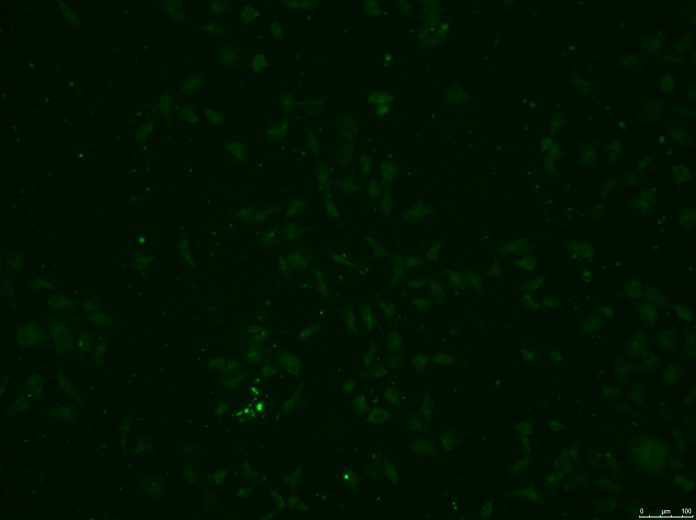
#> input picture dev/script/data/realcadas_verde_HUVEC/realcada_Experiment_HUVEC_GST_v01_ch01_rot0.070038.tif, 1392 x 1040 px (shown at 1/2 size); its folder holds only this picture in this run
$ jupyter execute --allow-errors '23-ampliação_img_predição_HUVEC_realce_16-07-25.ipynb'
#> lines starting #> are read from the running program, lines starting #| are printed output that depends on the picture
[cell 1]
import os #organizador de pasta
import numpy as np #estruturação dos dados
import matplotlib.pyplot as plt #plot gráfico
import seaborn as sns #plot gráfico
from PIL import Image #visualização de img
import pandas as pd #estruturação dos dados
from util import meus_uteis, timeProcess
import joblib #convertendo imagens em valores numéricos .gz
from util import meus_uteis, timeProcess, mask_corr_graphic, printLis

Foram criadas 3 pastas a partir das imagens originais. Uma das pastas recebeu as imagens sem marcador, outra pasta recebeu as imagens marcadas sem rótulo e a terceira pasta recebeu as imagens marcadas com os rótulos. Nesse notebook, estamos trabalhando com 40 (iniciais) imagens marcadas com os rótulos.

[cell 2]
novas_imagens = "./data/realcadas_verde_HUVEC/"
img_key = 0 #Chave da primeira imagem

lista_novas_img = [i for i in os.listdir(novas_imagens) if i.endswith('.tif')] #listando as figuras salvas no diretório
len(lista_novas_img) #quantidade de imagens
#lista_novas_img

Visualização das imagens (x): Melhor resolução 300x300

[cell 3]
#testando as imagens
resize_img = (300,300) #tamanho da imagem
image_test = novas_imagens +'/'+ lista_novas_img[img_key] #chamando a primeira imagem
img = Image.open(image_test) #abrinado a primeira imagem
#> img is the input picture: PIL image 1392x1040 RGB; mean R, G, B 0.1, 17.9, 0.1
img = img.resize(resize_img) #formatando o tamanho
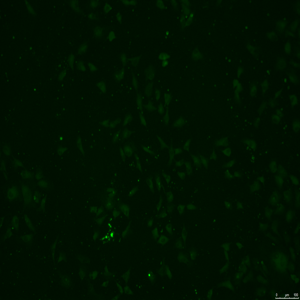
#> img: PIL image 300x300 RGB; mean R, G, B 0.1, 17.9, 0.1

#visualização da imagem
plt.figure(figsize=(10,10))
plt.imshow(img)
plt.show()

#1. Original orientation of the image.

[cell 4]
y_rotulo_imagem = [n.split('rot')[1] for n in lista_novas_img] #cortando informações da imagem
y_rotulo_imagem = [(n.split('.tif')[0]) for n in y_rotulo_imagem]
y_rotulo_imagem = y_rotulo_imagem
print(len(y_rotulo_imagem)) #verificando o numero de rótulos corresponde o numero de imagens
print(y_rotulo_imagem)

[cell 5]
#testando as imagens
resize_img = (300,300) #tamanho da imagem
image_test = novas_imagens +'/'+ lista_novas_img[img_key] #chamando a primeira imagem
img = Image.open(image_test) #abrinado a primeira imagem
img = img.resize(resize_img) #formatando o tamanho

#visualização da imagem
plt.figure(figsize=(10,10))
plt.imshow(img)
plt.show()

Formatting all images that are saved in the directory into an array

[cell 6]
lista_imagens_camp_claro = [] #lista vazia onde vai ser armazenado os dados
for file in lista_novas_img[:]:  #laço pra salvar todas as imagens
    image_test = novas_imagens +'/'+ file #qual caminho
    img = Image.open(image_test) #abrir a imagem
    img = img.resize(resize_img) #formatando em 300x300
    img = np.asarray(img)[:,:,:3] #formatando em array
    lista_imagens_camp_claro.append(img)  #adicionando cada imagem
np.asarray(lista_imagens_camp_claro).shape #verificando quantas imagens foram salvas em qual tamnho e camadas
#> Out = (1, 300, 300, 3)

#> (a cell that did not finish here is left out)

#2. Saving inverted images from left to right

label (80 - doubled) - dobrando o numero de rótulos

[cell 8]
#dobrando o numero de rótulos - mesmo que a imagem esteja invertida, ela possui mesmo rótulo
y_rotulo_soma = y_rotulo_imagem + y_rotulo_imagem
len(y_rotulo_soma)

[cell 9]
for file in lista_novas_img:
    image_test = novas_imagens +'/'+ file
    img = Image.open(image_test)
    img = img.resize(resize_img)
    img = img.transpose(Image.FLIP_LEFT_RIGHT)
    img = np.asarray(img)[:,:,:3]
    lista_imagens_camp_claro.append(img)
np.asarray(lista_imagens_camp_claro).shape
#> Out = (2, 300, 300, 3)

#3. Saving inverted images from bottom to top

y = label (120 - doubled)

[cell 10]
#dobrando o numero de rótulos - mesmo que a imagem esteja invertida, ela possui mesmo rótulo
y_rotulo_soma += y_rotulo_imagem
len(y_rotulo_soma)

[cell 11]
for file in lista_novas_img:
    image_test = novas_imagens +'/'+ file
    img = Image.open(image_test)
    img = img.resize(resize_img)
    img = img.transpose(Image.FLIP_TOP_BOTTOM)
    img = np.asarray(img)[:,:,:3]
    lista_imagens_camp_claro.append(img)
np.asarray(lista_imagens_camp_claro).shape
#> Out = (3, 300, 300, 3)

# 4. Saving the images flipped upside down.

label (160 - doubled) - dobrando o numero de rótulos

[cell 12]
y_rotulo_soma += y_rotulo_imagem
len(y_rotulo_soma)

[cell 13]
for file in lista_novas_img:
    image_test = novas_imagens +'/'+ file
    img = Image.open(image_test)
    img = img.resize(resize_img)
    img = img.transpose(Image.FLIP_TOP_BOTTOM)
    img = img.transpose(Image.FLIP_LEFT_RIGHT)
    img = np.asarray(img)[:,:,:3]
    lista_imagens_camp_claro.append(img)
np.asarray(lista_imagens_camp_claro).shape
#> Out = (4, 300, 300, 3)

Salvando em uma lista as imagens em diferentes orientações.

#> (a cell that did not finish here is left out)

#> (a cell that did not finish here is left out)

# Modificando o banco com angulação

[cell 16]
import matplotlib.pyplot as plt
import numpy as np
from scipy.ndimage import convolve

[cell 17]
# 1. Simular um lote de 124 imagens com formato (124, 300, 300, 3) e escala de 0 a 250
np.random.seed(42)
num_imagens, altura, largura, canais = 152, 300, 300, 3
lote_imagens = np.zeros((num_imagens, altura, largura, canais), dtype=np.float32)

# Preenchendo algumas formas para teste em todas as imagens do lote
lote_imagens[:, 90:210, 90:210, 0] = 50.0   # Vermelho
lote_imagens[:, 90:210, 90:210, 1] = 220.0  # Verde
lote_imagens[:, 90:210, 90:210, 2] = 80.0   # Azul
lote_imagens[:, 130:170, 30:270, 2] = 250.0  # Azul cruzado
lote_imagens.shape

[cell 18]
lote_imagens = np.asarray(lista_imagens_camp_claro)
lote_imagens.shape

[cell 19]
# 2. Funções com parâmetros ajustados para um efeito MAIS DISCRETO
def aplicar_motion_blur_discreto(img_3d, tamanho_kernel=5, direcao='diagonal'):
    # Tamanho menor (ex: 5 em vez de 15) deixa o desfoque sutil
    kernel = np.zeros((tamanho_kernel, tamanho_kernel))
    if direcao == 'horizontal':
        kernel[tamanho_kernel // 2, :] = 1
    elif direcao == 'vertical':
        kernel[:, tamanho_kernel // 2] = 1
    elif direcao == 'diagonal':
        np.fill_diagonal(kernel, 1)

    kernel /= kernel.sum()

    img_blur = np.zeros_like(img_3d)
    for c in range(img_3d.shape[2]):
        img_blur[..., c] = convolve(img_3d[..., c], kernel)
    return img_blur


def aplicar_jitter_discreto(img_3d, fator_tremor=1):
    # Fator menor (ex: 1 ou 2 em vez de 6) faz o pixel se mover bem pouco
    h, w, c = img_3d.shape
    di = np.random.randint(-fator_tremor, fator_tremor + 1, size=(h, w))
    dj = np.random.randint(-fator_tremor, fator_tremor + 1, size=(h, w))

    grid_i, grid_j = np.ogrid[:h, :w]
    novas_i = np.clip(grid_i + di, 0, h - 1)
    novas_j = np.clip(grid_j + dj, 0, w - 1)

    return img_3d[novas_i, novas_j]

[cell 20]
# 3. Aplicando as funções em todo o lote (124 imagens)
lote_motion_blur = np.empty_like(lote_imagens)
lote_jitter = np.empty_like(lote_imagens)

#> (the rest of this cell did not finish here and is left out)

[cell 21]
c = 0
# 4. Exemplo de visualização da primeira imagem do lote (índice 0)
fig, axes = plt.subplots(1, 3, figsize=(15, 5))

axes[0].imshow(np.clip(lote_imagens[c] / 250.0, 0, 1))
axes[0].set_title('Original [0] (Escala 0-250)')
axes[0].axis('off')

axes[1].imshow(np.clip(lote_motion_blur[c] / 250.0, 0, 1))
axes[1].set_title('Motion Blur no Lote')
axes[1].axis('off')

axes[2].imshow(np.clip(lote_jitter[c] / 250.0, 0, 1))
axes[2].set_title('Jitter no Lote')
axes[2].axis('off')

plt.tight_layout()
plt.show()
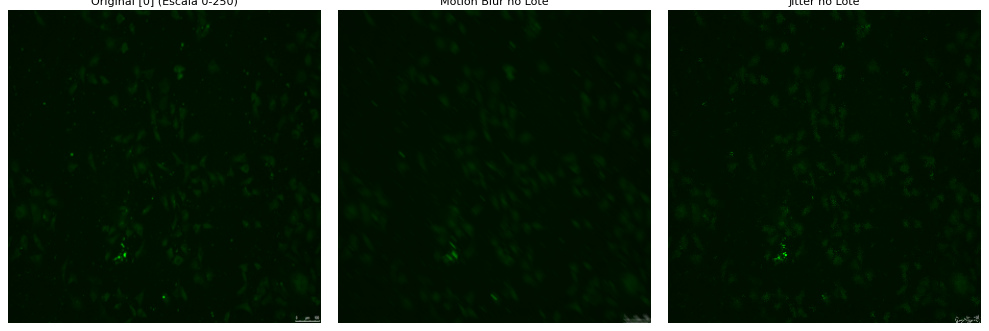
#> figure drawn by matplotlib, 3 panels

[cell 22]
c = 10
# 4. Exemplo de visualização da primeira imagem do lote (índice 0)
fig, axes = plt.subplots(1, 3, figsize=(15, 5))

#> (the rest of this cell did not finish here and is left out)

[cell 23]
for _ in range(8):
    y_rotulo_soma += y_rotulo_imagem
    print(len(y_rotulo_soma))

$ run again, on dev/script/data/realcadas_verde_HUVEC/realcada_Experiment_HUVEC_GST_v12_ch01_rot0.071201.tif
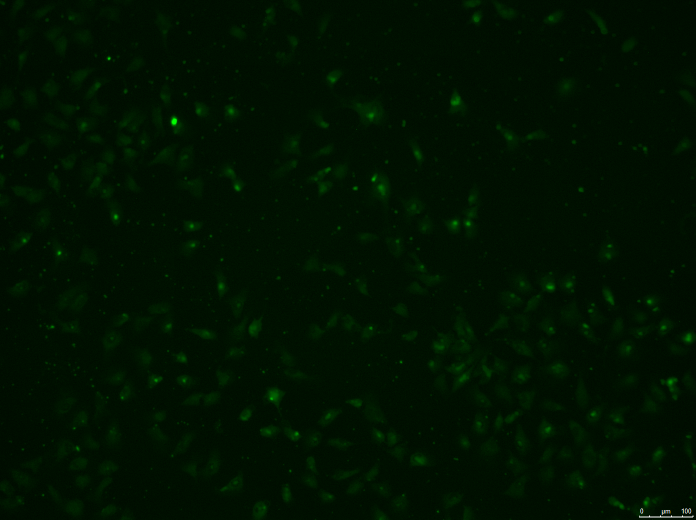
#> input picture dev/script/data/realcadas_verde_HUVEC/realcada_Experiment_HUVEC_GST_v12_ch01_rot0.071201.tif, 1392 x 1040 px (shown at 1/2 size)
#> img is the input picture: PIL image 1392x1040 RGB; mean R, G, B 0.1, 18.2, 0.1
#> `img = img.transpose(Image.FLIP_LEFT_RIGHT)`:
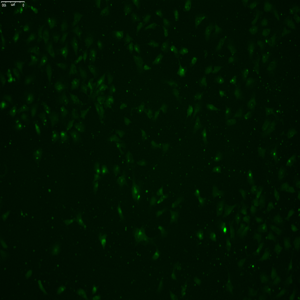
#> img: PIL image 300x300 RGB; mean R, G, B 0.1, 18.2, 0.1
#> `plt.show()`:
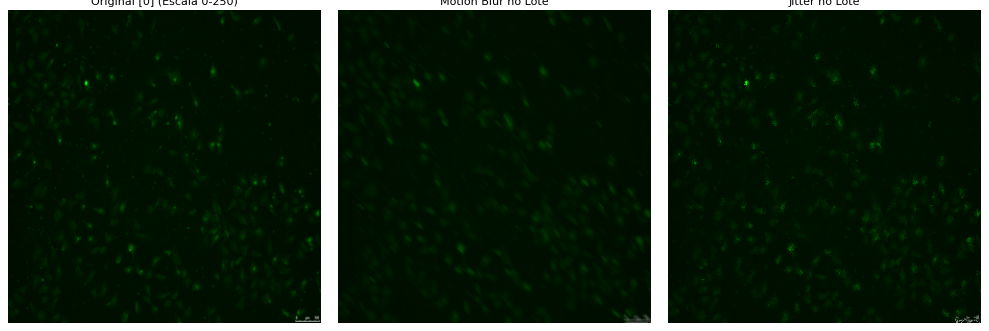
#> figure drawn by matplotlib, 3 panels

$ run again, on dev/script/data/realcadas_verde_HUVEC/realcada_Experiment_HUVEC_PVX_105_v05_ch01_rot0.159318.tif
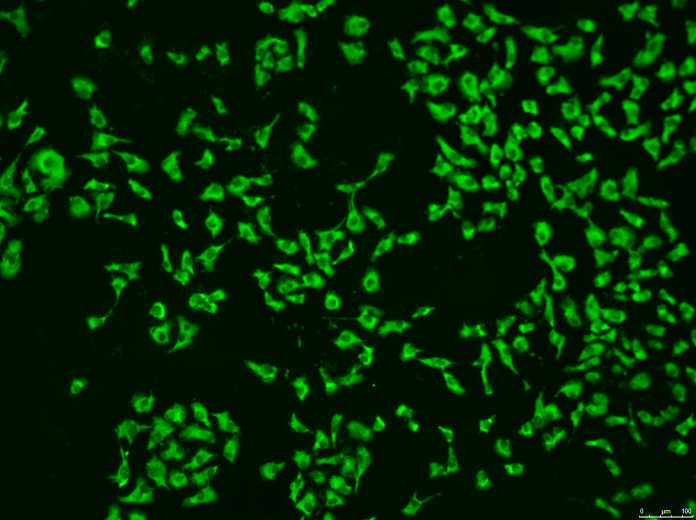
#> input picture dev/script/data/realcadas_verde_HUVEC/realcada_Experiment_HUVEC_PVX_105_v05_ch01_rot0.159318.tif, 1392 x 1040 px (shown at 1/2 size)
#> img is the input picture: PIL image 1392x1040 RGB; mean R, G, B 0.1, 40.6, 0.1
#> `img = img.transpose(Image.FLIP_LEFT_RIGHT)`:
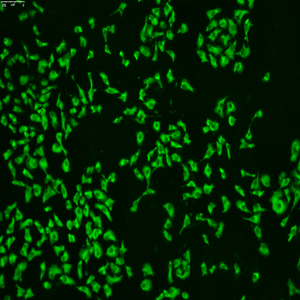
#> img: PIL image 300x300 RGB; mean R, G, B 0.1, 40.6, 0.1
#> `plt.show()`:
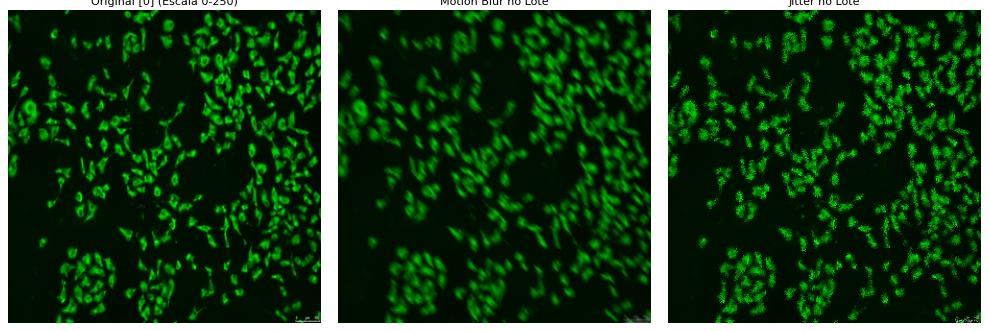
#> figure drawn by matplotlib, 3 panels

$ run again, on dev/script/data/realcadas_verde_HUVEC/realcada_Experiment_HUVEC_GST_v04_ch01_rot0.067018.tif
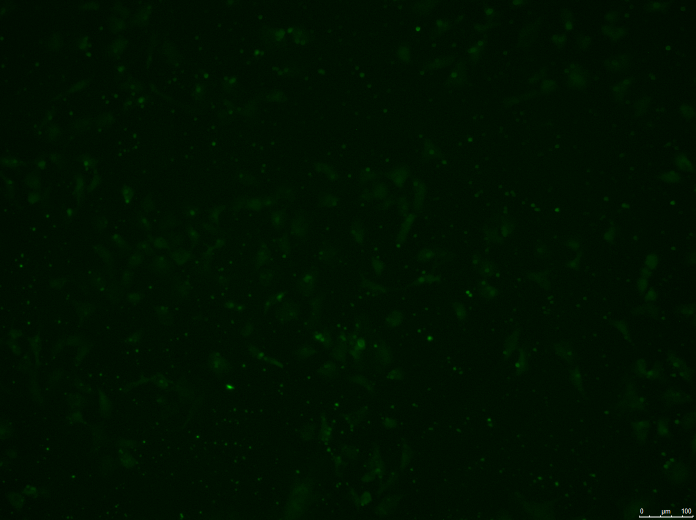
#> input picture dev/script/data/realcadas_verde_HUVEC/realcada_Experiment_HUVEC_GST_v04_ch01_rot0.067018.tif, 1392 x 1040 px (shown at 1/2 size)
#> img is the input picture: PIL image 1392x1040 RGB; mean R, G, B 0.1, 17.1, 0.1
#> `img = img.resize(resize_img)`:
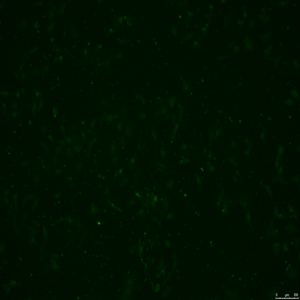
#> img: PIL image 300x300 RGB; mean R, G, B 0.1, 17.1, 0.1
#> `plt.show()`:
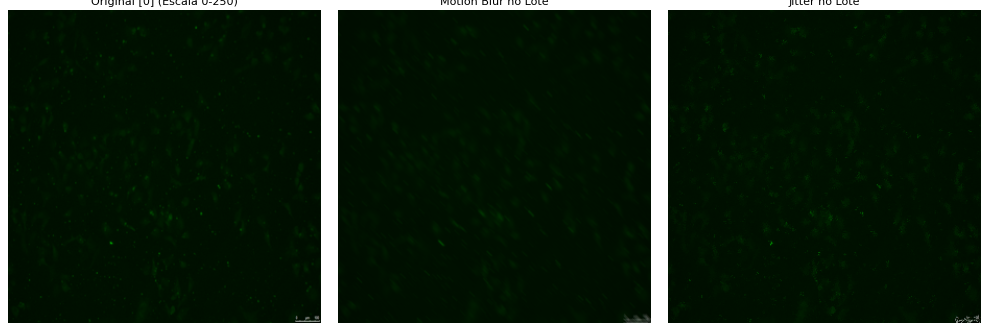
#> figure drawn by matplotlib, 3 panels
